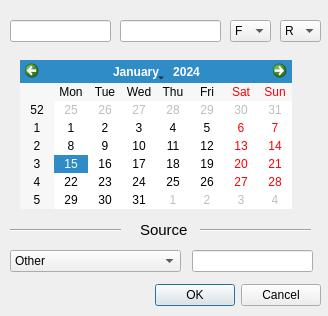
<?xml version="1.0" encoding="UTF-8"?>
<ui version="4.0">
 <class>Dialog</class>
 <widget class="QDialog" name="Dialog">
  <property name="geometry">
   <rect>
    <x>0</x>
    <y>0</y>
    <width>328</width>
    <height>316</height>
   </rect>
  </property>
  <property name="windowTitle">
   <string>Dialog</string>
  </property>
  <widget class="QDialogButtonBox" name="buttonBox">
   <property name="geometry">
    <rect>
     <x>0</x>
     <y>280</y>
     <width>321</width>
     <height>31</height>
    </rect>
   </property>
   <property name="orientation">
    <enum>Qt::Horizontal</enum>
   </property>
   <property name="standardButtons">
    <set>QDialogButtonBox::Cancel|QDialogButtonBox::Ok</set>
   </property>
  </widget>
  <widget class="QLineEdit" name="fname_edit">
   <property name="geometry">
    <rect>
     <x>10</x>
     <y>20</y>
     <width>101</width>
     <height>22</height>
    </rect>
   </property>
  </widget>
  <widget class="QLineEdit" name="lname_edit">
   <property name="geometry">
    <rect>
     <x>120</x>
     <y>20</y>
     <width>101</width>
     <height>22</height>
    </rect>
   </property>
  </widget>
  <widget class="QCalendarWidget" name="dob_edit">
   <property name="geometry">
    <rect>
     <x>20</x>
     <y>60</y>
     <width>272</width>
     <height>149</height>
    </rect>
   </property>
  </widget>
  <widget class="QComboBox" name="sex_edit">
   <property name="geometry">
    <rect>
     <x>230</x>
     <y>20</y>
     <width>41</width>
     <height>22</height>
    </rect>
   </property>
   <item>
    <property name="text">
     <string>F</string>
    </property>
   </item>
   <item>
    <property name="text">
     <string>M</string>
    </property>
   </item>
   <item>
    <property name="text">
     <string>U</string>
    </property>
   </item>
  </widget>
  <widget class="QComboBox" name="hand_edit">
   <property name="geometry">
    <rect>
     <x>280</x>
     <y>20</y>
     <width>41</width>
     <height>22</height>
    </rect>
   </property>
   <item>
    <property name="text">
     <string>R</string>
    </property>
   </item>
   <item>
    <property name="text">
     <string>L</string>
    </property>
   </item>
   <item>
    <property name="text">
     <string>U</string>
    </property>
   </item>
  </widget>
  <widget class="QComboBox" name="source_cbox">
   <property name="geometry">
    <rect>
     <x>10</x>
     <y>250</y>
     <width>171</width>
     <height>22</height>
    </rect>
   </property>
   <item>
    <property name="text">
     <string>Other</string>
    </property>
   </item>
  </widget>
  <widget class="QLineEdit" name="source_text_edit">
   <property name="geometry">
    <rect>
     <x>192</x>
     <y>250</y>
     <width>121</width>
     <height>22</height>
    </rect>
   </property>
  </widget>
  <widget class="QLabel" name="other_txt_label">
   <property name="geometry">
    <rect>
     <x>140</x>
     <y>220</y>
     <width>81</width>
     <height>20</height>
    </rect>
   </property>
   <property name="font">
    <font>
     <pointsize>11</pointsize>
    </font>
   </property>
   <property name="text">
    <string>Source</string>
   </property>
  </widget>
  <widget class="Line" name="line">
   <property name="geometry">
    <rect>
     <x>200</x>
     <y>220</y>
     <width>111</width>
     <height>20</height>
    </rect>
   </property>
   <property name="orientation">
    <enum>Qt::Horizontal</enum>
   </property>
  </widget>
  <widget class="Line" name="line_2">
   <property name="geometry">
    <rect>
     <x>10</x>
     <y>220</y>
     <width>111</width>
     <height>20</height>
    </rect>
   </property>
   <property name="orientation">
    <enum>Qt::Horizontal</enum>
   </property>
  </widget>
 </widget>
 <resources/>
 <connections>
  <connection>
   <sender>buttonBox</sender>
   <signal>accepted()</signal>
   <receiver>Dialog</receiver>
   <slot>accept()</slot>
   <hints>
    <hint type="sourcelabel">
     <x>248</x>
     <y>254</y>
    </hint>
    <hint type="destinationlabel">
     <x>157</x>
     <y>274</y>
    </hint>
   </hints>
  </connection>
  <connection>
   <sender>buttonBox</sender>
   <signal>rejected()</signal>
   <receiver>Dialog</receiver>
   <slot>reject()</slot>
   <hints>
    <hint type="sourcelabel">
     <x>316</x>
     <y>260</y>
    </hint>
    <hint type="destinationlabel">
     <x>286</x>
     <y>274</y>
    </hint>
   </hints>
  </connection>
 </connections>
</ui>
